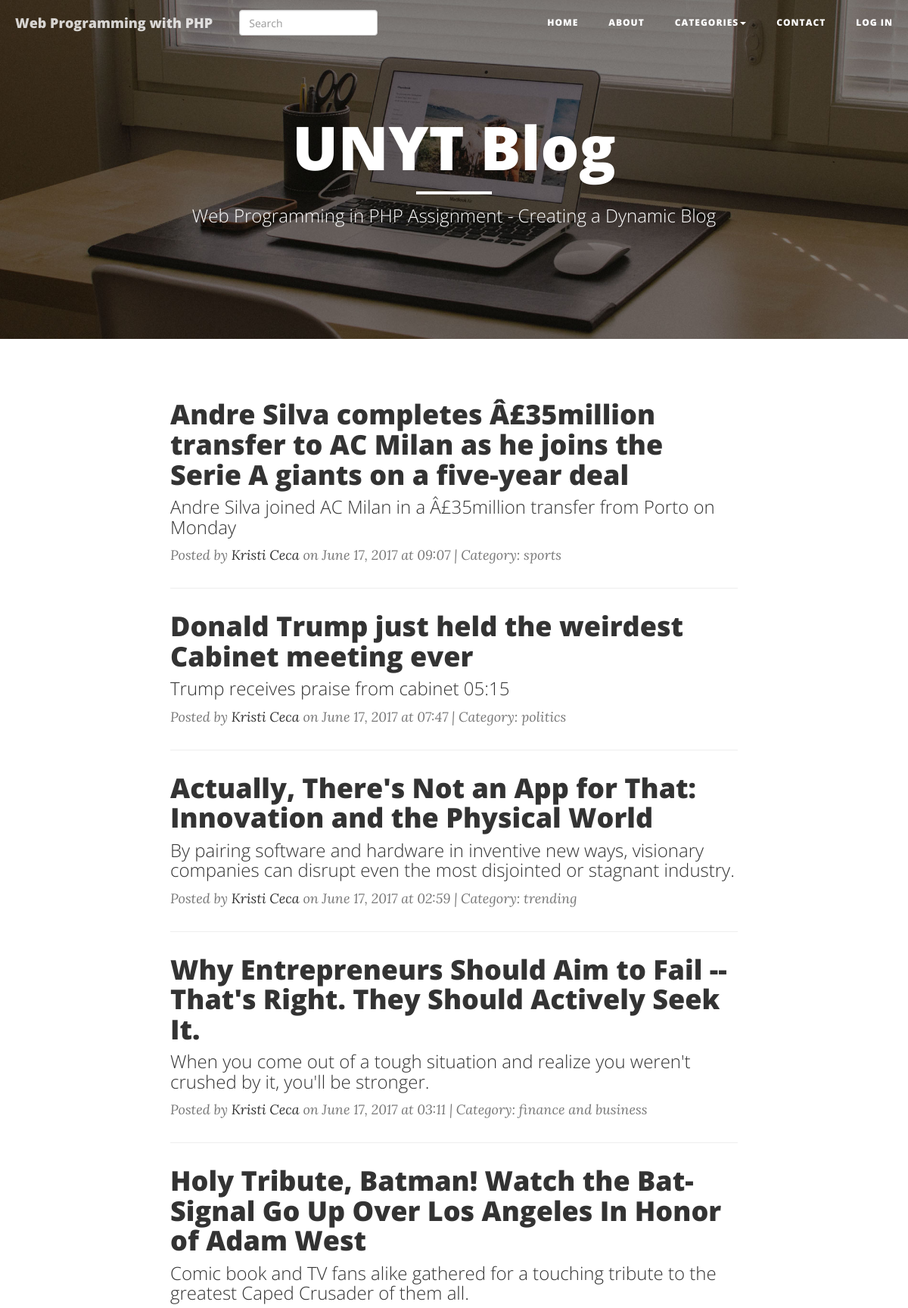
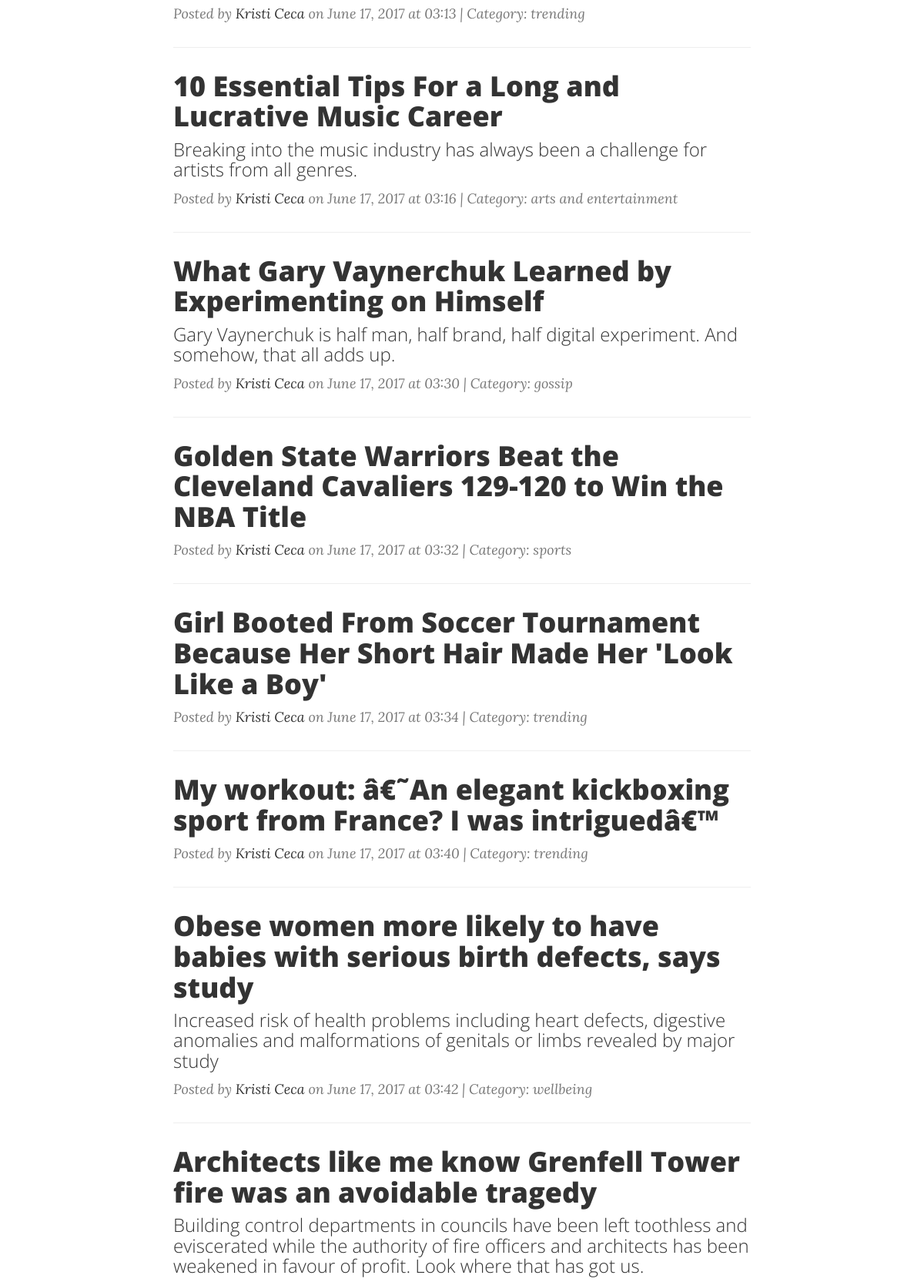
Screenshot of /search.php (upper part) with the database file from the repository (2 pictures, top to bottom).
### tables this page shows
CREATE TABLE `posts` (
  `id` int(11) NOT NULL,
  `title` varchar(10000) NOT NULL,
  `subtitle` varchar(10000) NOT NULL,
  `category` varchar(200) NOT NULL,
  `header` varchar(400) NOT NULL,
  `body` longtext NOT NULL,
  `time` datetime NOT NULL DEFAULT '0000-00-00 00:00:00' ON UPDATE CURRENT_TIMESTAMP
);

### search.php (the view, shortened to what this page needs)
<?php
include('./config/connection.php');
$query = $_GET['query'];
        $query = htmlspecialchars($query);
        $raw_results = mysqli_query($dbc, "SELECT * FROM posts
            WHERE (`title` LIKE '%".$query."%') OR (`body` LIKE '%".$query."%') OR (`subtitle` LIKE '%".$query."%')" ) or die(mysql_error());
        if(mysqli_num_rows($raw_results) > 0){
            $types = array();
            while($results = mysqli_fetch_array($raw_results)){
             $types[] = $results;
            }
            }
    ?>
    <head>
    <link href="vendor/bootstrap/css/bootstrap.min.css" rel="stylesheet">
    <link href="css/clean-blog.min.css" rel="stylesheet">
    <link href="vendor/font-awesome/css/font-awesome.min.css" rel="stylesheet" type="text/css">
</head>
<body>
    <nav class="navbar navbar-default navbar-custom navbar-fixed-top">
        <div class="container-fluid">
            <div class="navbar-header page-scroll">
                <a class="navbar-brand" href="index.php">Web Programming with PHP</a>
                <form class="navbar-form navbar-left" action ="search.php" method="GET">
                <div class="form-group" style="padding-top: 5px">
                <input type="text" name="query" class="form-control" placeholder="Search">
                </div>
                </form>
            </div>
            <div class="collapse navbar-collapse" id="bs-example-navbar-collapse-1">
                <ul class="nav navbar-nav navbar-right">
                    <li>
                        <a href="index.php">Home</a>
                    </li>
                    <li>
                        <a href="about.php">About</a>
                    </li>
                     <li class="dropdown">
                    <a href="#" class="dropdown-toggle" data-toggle="dropdown" role="button" aria-haspopup="true" aria-expanded="false">Categories<span class="caret"></span></a>
                    </li>
                    <li>
                        <a href="contact.php">Contact</a>
                    </li>
                    <li>
                        <a href="admin/login.php">Log in</a>
                    </li>
                </ul>
            </div>
        </div>
    </nav>
    <header class="intro-header" style="background-image: url('img/home-bg.jpg')">
        <div class="container">
            <div class="row">
                <div class="col-lg-8 col-lg-offset-2 col-md-10 col-md-offset-1">
                    <div class="site-heading">
                        <h1>UNYT Blog</h1>
                        <hr class="small">
                        <span class="subheading">Web Programming in PHP Assignment - Creating a Dynamic Blog</span>
                    </div>
                </div>
            </div>
        </div>
    </header>
    <div class="container">
        <div class="row">
            <div class="col-lg-8 col-lg-offset-2 col-md-10 col-md-offset-1">
                <?php
                if(mysqli_num_rows($raw_results) >= 1 ){
                    foreach($types as $post) :  ?>
                <div class="post-preview">
                    <a href="post.php?postid=<?php echo $post['id']; ?>">
                        <h2 class="post-title">
                            <?php echo $post['title'];?>
                        </h2>
                        <h3 class="post-subtitle">
                            <?php echo $post['subtitle'] ; ?>
                        </h3>
                    </a>
                    <p class="post-meta">Posted by <a href="#">Kristi Ceca</a> on <?php $date = date_create ($post['time']); echo date_format($date, 'F d, Y'); echo ' at '; echo date_format($date, 'h:i'); ?> | Category: <?php echo $post['category'];?></p>
                </div>
                <hr>
                <?php endforeach; ?>
                <?php } ?>
            </div>
        </div>
    </div>
</body>
</html>

### rows the page displays
posts: title "Andre Silva completes Â£35million transfer to AC Milan as he joins the Serie A giants on a five-year deal", subtitle "Andre Silva joined AC Milan in a Â£35million transfer from Porto on Monday", time "June 17, 2017", time "09:07", category "sports"
posts: title "Donald Trump just held the weirdest Cabinet meeting ever", subtitle "Trump receives praise from cabinet 05:15", time "June 17, 2017", time "07:47", category "politics"
posts: title "Actually, There's Not an App for That: Innovation and the Physical World", subtitle "By pairing software and hardware in inventive new ways, visionary companies can disrupt even the most disjointed or stagnant industry.", time "June 17, 2017", time "02:59", category "trending"
posts: title "Why Entrepreneurs Should Aim to Fail -- That's Right. They Should Actively Seek It.", subtitle "When you come out of a tough situation and realize you weren't crushed by it, you'll be stronger.", time "June 17, 2017", time "03:11", category "finance and business"
posts: title "Holy Tribute, Batman! Watch the Bat-Signal Go Up Over Los Angeles In Honor of Adam West", subtitle "Comic book and TV fans alike gathered for a touching tribute to the greatest Caped Crusader of them all.", time "June 17, 2017", time "03:13", category "trending"
posts: title "10 Essential Tips For a Long and Lucrative Music Career", subtitle "Breaking into the music industry has always been a challenge for artists from all genres.", time "June 17, 2017", time "03:16", category "arts and entertainment"
posts: title "What Gary Vaynerchuk Learned by Experimenting on Himself", subtitle "Gary Vaynerchuk is half man, half brand, half digital experiment. And somehow, that all adds up.", time "June 17, 2017", time "03:30", category "gossip"
posts: title "Golden State Warriors Beat the Cleveland Cavaliers 129-120 to Win the NBA Title", time "June 17, 2017", time "03:32", category "sports"
posts: title "Girl Booted From Soccer Tournament Because Her Short Hair Made Her 'Look Like a Boy'", time "June 17, 2017", time "03:34", category "trending"
posts: title "My workout: â€˜An elegant kickboxing sport from France? I was intriguedâ€™", time "June 17, 2017", time "03:40", category "trending"
posts: title "Obese women more likely to have babies with serious birth defects, says study", subtitle "Increased risk of health problems including heart defects, digestive anomalies and malformations of genitals or limbs revealed by major study", time "June 17, 2017", time "03:42", category "wellbeing"
posts: title "Architects like me know Grenfell Tower fire was an avoidable tragedy", subtitle "Building control departments in councils have been left toothless and eviscerated while the authority of fire officers and architects has been weakened in favour of profit. Look where that has got us."
